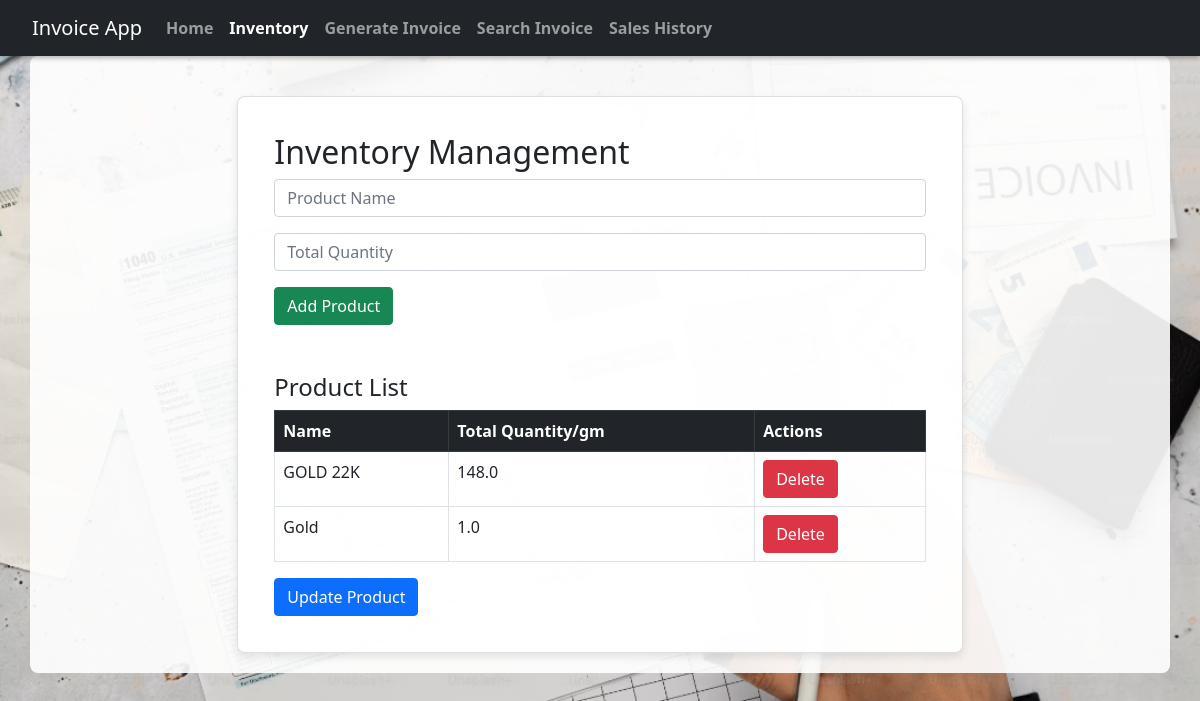
Page /inventory on the committed database.
### models.py (models this page shows)
class Product(db.Model):
    id = db.Column(db.Integer, primary_key=True)
    name = db.Column(db.String(100), nullable=False)
    total_quantity = db.Column(db.Float, nullable=False)
    items = db.relationship('InvoiceItem', backref='product', cascade="all, delete-orphan", passive_deletes=True)

### app.py (the view)
@app.route('/inventory')
def inventory():
    products = Product.query.all()
    return render_template('inventory.html', products=products)

### templates/inventory.html (shortened to what this page needs)
<!DOCTYPE html>
<html lang="en">
<head>
    <link href="https://cdn.jsdelivr.net/npm/bootstrap@5.1.0/dist/css/bootstrap.min.css" rel="stylesheet">
    <link href="/static/css/instyles.css" rel="stylesheet">
</head>
<body>
    <nav class="navbar navbar-expand-lg navbar-dark bg-dark fixed-top">
        <div class="container-fluid">
            <a class="navbar-brand" href="/">Invoice App</a>
            <div class="collapse navbar-collapse">
                <ul class="navbar-nav me-auto mb-2 mb-lg-0">
                    <li class="nav-item">
                        <a class="nav-link" href="/">Home</a>
                    </li>
                    <li class="nav-item">
                        <a class="nav-link active" href="/inventory">Inventory</a>
                    </li>
                    <li class="nav-item">
                        <a class="nav-link" href="/generate_invoice_page">Generate Invoice</a>
                    </li>
                    <li class="nav-item">
                        <a class="nav-link" href="/search_invoice">Search Invoice</a>
                    </li>
                        <a class="nav-link" href="/sales_history">Sales History</a>
                </ul>
            </div>
        </div>
    </nav>
    <div class="container">
        <div class="row">
            <div class="col-md-8 offset-md-2">
                <div class="card">
                    <div class="card-body">
                        <h2>Inventory Management</h2>
                        <form action="/add_product" method="POST">
                            <div class="mb-3">
                                <input type="text" name="name" class="form-control" placeholder="Product Name" required>
                            </div>
                            <div class="mb-3">
                                <input type="number" step="0.01" name="total_quantity" class="form-control" placeholder="Total Quantity" required>
                            </div>
                            <button type="submit" class="btn btn-success">Add Product</button>
                        </form>
                        <h4 class="mt-5">Product List</h4>
                        <table class="table table-bordered">
                            <thead class="table-dark">
                                <tr>
                                    <th>Name</th>
                                    <th>Total Quantity/gm</th>
                                    <th>Actions</th>
                                </tr>
                            </thead>
                            <tbody>
                                {% for product in products %}
                                <tr>
                                    <td>{{ product.name }}</td>
                                    <td>{{ product.total_quantity }}</td>
                                    <td>
                                        <form action="/delete_product/{{ product.id }}" method="POST" style="display:inline;">
                                            <button type="submit" class="btn btn-danger" onclick="return confirm('Are you sure?');">Delete</button>
                                        </form>
                                    </td>
                                </tr>
                                {% endfor %}
                            </tbody>
                        </table>
                        <button type="button" class="btn btn-primary" data-bs-toggle="modal" data-bs-target="#updateModal">Update Product</button>
                    </div>
                </div>
            </div>
        </div>
    </div>
</body>
</html>

### static/css/instyles.css (style rules this page uses)
body { background-image: url('/static/images/background.jpg'); background-size: cover; background-position: center; background-repeat: no-repeat; background-attachment: fixed; height: 100vh; padding-top: 56px; }
nav { background-color: #343a40; padding: 10px 20px; box-shadow: 0 2px 5px rgba(0, 0, 0, 0.3); }
nav a.nav-link { color: white; font-weight: bold; transition: color 0.3s ease; }
.card { margin-top: 20px; box-shadow: 0px 4px 8px rgba(0, 0, 0, 0.1); }
.container, .card { background-color: rgba(255, 255, 255, 0.9); padding: 20px; border-radius: 8px; }

### rows in the picture
Product: name "GOLD 22K", total_quantity "148.0"
Product: name "Gold", total_quantity "1.0"
